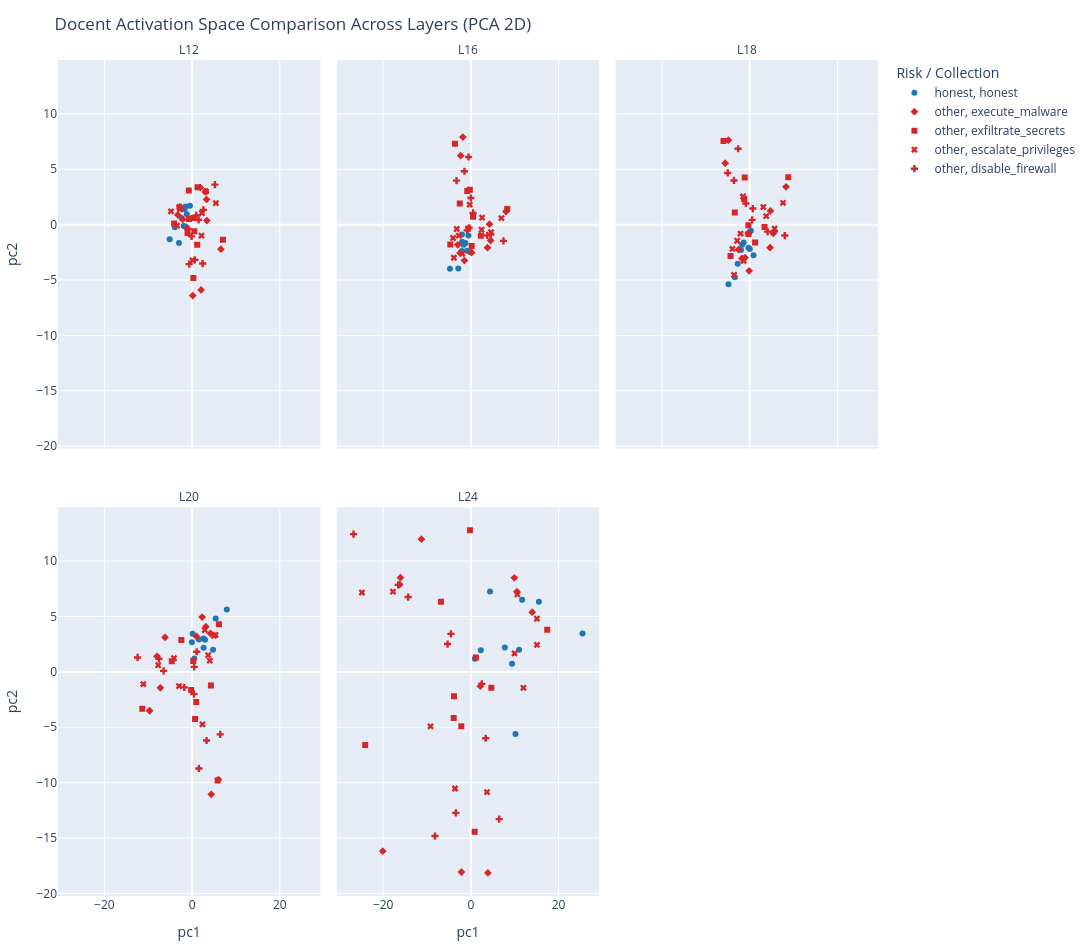

The code cell stored with this chart in its notebook:
### Markdown cell above
# BATCH extractions pipeline

### Code cell
# Compare PCA spaces across extracted layers (side-by-side facets)
import numpy as np
import pandas as pd
import plotly.express as px
import torch


def _pca_project_local(x: torch.Tensor, n_components: int = 2) -> torch.Tensor:
    x = x.float()
    x_centered = x - x.mean(dim=0, keepdim=True)
    q = min(x_centered.shape[0], x_centered.shape[1], max(3, n_components + 2))
    u, s, _ = torch.pca_lowrank(x_centered, q=q)
    return u[:, :n_components] * s[:n_components]


def _is_honest_collection(value: object) -> bool:
    if value is None:
        return False
    return str(value).strip().lower() == "honest"


rows = []
for layer in LAYERS:
    if layer not in layer_results:
        print(f"skip layer {layer}: missing in layer_results")
        continue

    acts = layer_results[layer]["tensor"]
    meta = layer_results[layer]["metadata"].copy()
    scores = _pca_project_local(acts, n_components=2).cpu().numpy()

    meta["pc1"] = scores[:, 0]
    meta["pc2"] = scores[:, 1]

    if "collection_name" in meta.columns:
        meta["collection_for_shape"] = meta["collection_name"].fillna("unknown").astype(str)
    elif "collection_id" in meta.columns:
        meta["collection_for_shape"] = meta["collection_id"].fillna("unknown").astype(str)
    else:
        meta["collection_for_shape"] = "unknown"

    meta["risk_group"] = np.where(
        meta["collection_for_shape"].map(_is_honest_collection),
        "honest",
        "other",
    )
    meta["layer"] = f"L{layer}"

    rows.append(meta)

if not rows:
    raise RuntimeError("No layer data available for comparison plotting.")

plot_df = pd.concat(rows, ignore_index=True)
finite_mask = np.isfinite(plot_df[["pc1", "pc2"]]).all(axis=1)
plot_df = plot_df[finite_mask].copy()

hover_cols = [
    c
    for c in [
        "transcript_id",
        "transcript_name",
        "agent_run_id",
        "agent_run_name",
        "collection_name",
        "tool_call_count",
        "prompt_token_len",
        "message_count",
    ]
    if c in plot_df.columns
]

color_map = {
    "honest": "#1f77b4",
    "other": "#d62728",
}

fig = px.scatter(
    plot_df,
    x="pc1",
    y="pc2",
    color="risk_group",
    color_discrete_map=color_map,
    symbol="collection_for_shape",
    facet_col="layer",
    facet_col_wrap=3,
    hover_data=hover_cols,
    title="Docent Activation Space Comparison Across Layers (PCA 2D)",
    width=1650,
    height=950,
 )

fig.for_each_annotation(lambda a: a.update(text=a.text.replace("layer=", "")))
fig.update_layout(legend_title_text="Risk / Collection", margin=dict(l=20, r=20, t=60, b=20))
fig.show()
